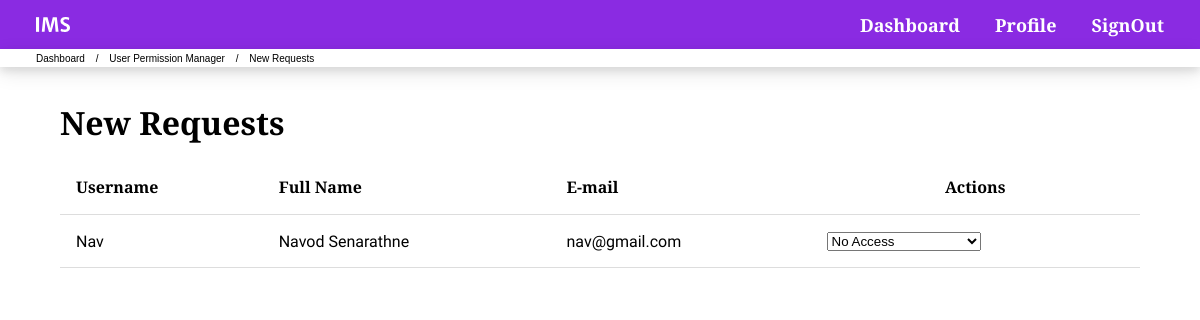
Page /userReqs.php (signed in) on the committed database.
### tables this page shows
CREATE TABLE `users` (
  `username` varchar(50) NOT NULL,
  `password` varchar(65) NOT NULL,
  `fullName` varchar(100) NOT NULL,
  `email` varchar(100) NOT NULL,
  `userFac` varchar(10) DEFAULT NULL,
  `userDep` varchar(10) DEFAULT NULL,
  `userLab` varchar(10) DEFAULT NULL,
  `userP` int(11) NOT NULL DEFAULT 0
);

### userReqs.php (the view, shortened to what this page needs)
<?php
require_once "include/dbh.php";
$sql = "SELECT username, fullname, email FROM users WHERE userP = 0";
$result = mysqli_query($conn, $sql);
$resultcheck = mysqli_num_rows($result);
?>
<!DOCTYPE html>
<html lang="en">
<head>
    <link rel="stylesheet" type="text/css" href="css/main.css">
    <link rel="stylesheet" type="text/css" href="css/table.css">
</head>
<body>
    <?php include "include/navbar.php" ?>
    <div class="bread">
        <ul class="breadcrumb">
            <li><a href="dashboard.php">Dashboard</a></li>
            <li><a href="permissionMenu.php">User Permission Manager</a></li>
            <li>New Requests</li>
        </ul>
    </div>
    <br>
    <div class="container">
        <h1>New Requests</h1>
        <div class="table">
            <table>
                <tr>
                    <th>Username</th>
                    <th>Full Name</th>
                    <th>E-mail</th>
                    <th>Actions</th>
                </tr>
                <?php
                if ($resultcheck > 0) {
                    while ($row = mysqli_fetch_assoc($result)) {
                        echo "<tr>";
                        echo "<td>".$row['username']."</td>";
                        echo "<td>".$row['fullname']."</td>";
                        echo "<td>".$row['email']."</td>";
                        echo "<td class='dropdown'>
                            <select id='permission' name='permission'>
                                <option value=''>No Access</option>
                                <option value='1'>Accept - Assistant</option>
                                <option value='2'>Accept - Supervisor</option>
                                <option value='3'>Accept - Administrator</option>
                                <option value='-1'>Reject Request</option>
                            </select>
                        </td>";
                        echo "</tr>";
                    }
                } else {
                    echo "<tr>";
                    echo "<td colspan='6' class='dataless'>";
                    echo "No New Requests";
                    echo "</td>";
                    echo "</tr>";
                }
                ?>
            </table>
        </div>
    </div>
</body>
</html>

### css/main.css (style rules this page uses)
* { font-family: 'Merriweather Sans', sans-serif; padding: 0; margin: 0; box-sizing: border-box; }
h1 { margin: 1rem 0; }
body { background-color: white; font-weight: 300; }
a { text-decoration: none; color: black; }
.bread { font-size: 10px; padding: 0.3% 3%; box-shadow: 0 4px 8px 0 rgba(0, 0, 0, 0.1), 0 6px 20px 0 rgba(0, 0, 0, 0.1); }
ul.breadcrumb { list-style: none; font-weight: 500; }
ul.breadcrumb li { display: inline; }
ul.breadcrumb li+li:before { padding: 8px; content: "/\00a0"; }
ul.breadcrumb li a { color: 1blueviolet; text-decoration: none; }
.container { max-width:90vw; margin: auto; }

### css/table.css (style rules this page uses)
table { width: 100%; border-collapse: collapse; }
th { text-align: left; }
td { font-family: 'Assistant', sans-serif; }
th, td { padding: 1rem; border-bottom: 1px solid #ddd; vertical-align: center; }
th:last-child { text-align: center; }

### rows in the picture
users: username "Nav", fullName "Navod Senarathne", email "nav@gmail.com"
